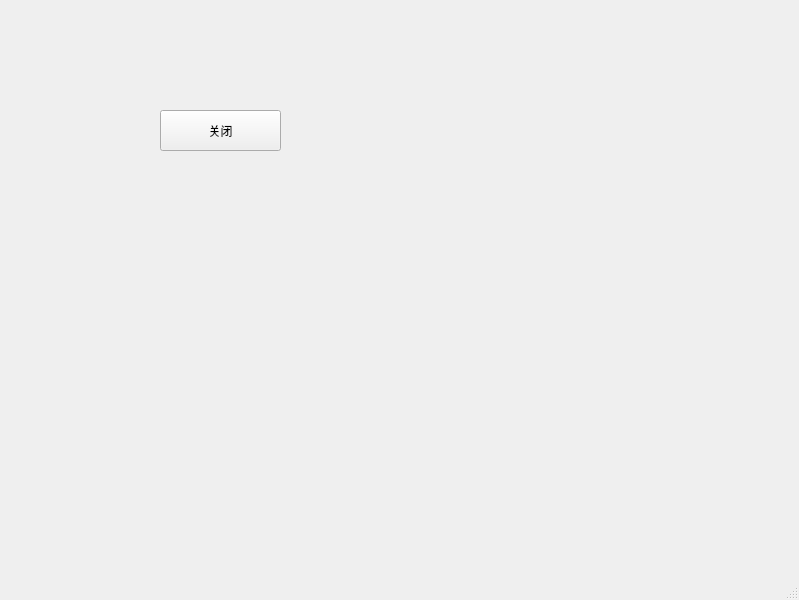
<?xml version="1.0" encoding="UTF-8"?>
<ui version="4.0">
 <class>MainWindow</class>
 <widget class="QMainWindow" name="MainWindow">
  <property name="geometry">
   <rect>
    <x>0</x>
    <y>0</y>
    <width>799</width>
    <height>600</height>
   </rect>
  </property>
  <property name="windowTitle">
   <string>MainWindow</string>
  </property>
  <widget class="QWidget" name="centralwidget">
   <widget class="QPushButton" name="pushButton">
    <property name="geometry">
     <rect>
      <x>160</x>
      <y>110</y>
      <width>121</width>
      <height>41</height>
     </rect>
    </property>
    <property name="text">
     <string>关闭</string>
    </property>
   </widget>
  </widget>
  <widget class="QMenuBar" name="menubar">
   <property name="geometry">
    <rect>
     <x>0</x>
     <y>0</y>
     <width>799</width>
     <height>22</height>
    </rect>
   </property>
  </widget>
  <widget class="QStatusBar" name="statusbar"/>
 </widget>
 <resources/>
 <connections>
  <connection>
   <sender>pushButton</sender>
   <signal>clicked()</signal>
   <receiver>MainWindow</receiver>
   <slot>close()</slot>
   <hints>
    <hint type="sourcelabel">
     <x>87</x>
     <y>161</y>
    </hint>
    <hint type="destinationlabel">
     <x>122</x>
     <y>215</y>
    </hint>
   </hints>
  </connection>
 </connections>
</ui>
